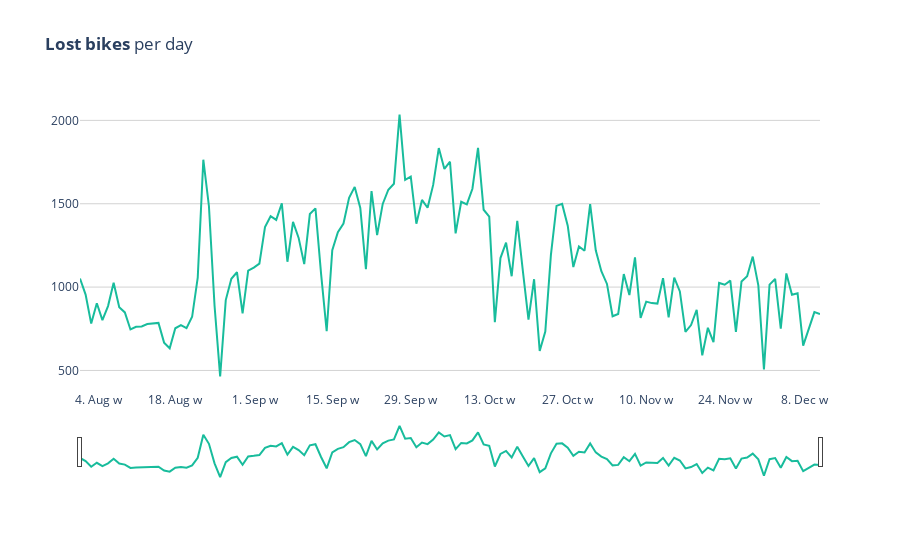

The notebook cell saved with this chart:
### Code cell
fig = go.Figure(go.Scatter(
    x = itinerarios_bases_filtrado.groupby(itinerarios_bases_filtrado["unplug_hourTime"].dt.date).size().reset_index(name='Count')['unplug_hourTime'],
    y = itinerarios_bases_filtrado.groupby(itinerarios_bases_filtrado["unplug_hourTime"].dt.date).size().reset_index(name='Count')["Count"], 
    marker_color = "#18bc9c"
))

fig.update_xaxes(
    rangeslider_visible=True,
    tickformatstops = [
        dict(dtickrange=[None, 1000], value="%H:%M:%S.%L ms"),
        dict(dtickrange=[1000, 60000], value="%H:%M:%S s"),
        dict(dtickrange=[60000, 3600000], value="%H:%M m"),
        dict(dtickrange=[3600000, 86400000], value="%H:%M h"),
        dict(dtickrange=[86400000, 604800000], value="%e. %b d"),
        dict(dtickrange=[604800000, "M1"], value="%e. %b w"),
        dict(dtickrange=["M1", "M12"], value="%b '%y M"),
        dict(dtickrange=["M12", None], value="%Y Y")
    ]
)

fig.update_layout(title_text="<b>Lost bikes</b> per day",  plot_bgcolor='rgba(0,0,0,0)')
fig.update_yaxes(gridcolor="lightgrey")

fig.show()

### Figure 1 — Plotly figure (JSON) as saved in the notebook; plotly's stock layout.template omitted (floating-point values rounded to 4 significant figures; data arrays with more than 128 entries replaced by an {"elided": "..."} marker saying what was removed)
{"data": [{"marker": {"color": "#18bc9c"}, "type": "scatter", "x": {"elided": "133 str values"}, "y": {"elided": "133 int values"}}], "layout": {"plot_bgcolor": "rgba(0,0,0,0)", "title": {"text": "<b>Lost bikes</b> per day"}, "xaxis": {"rangeslider": {"visible": true}, "tickformatstops": [{"dtickrange": [null, 1000], "value": "%H:%M:%S.%L ms"}, {"dtickrange": [1000, 60000], "value": "%H:%M:%S s"}, {"dtickrange": [60000, 3600000], "value": "%H:%M m"}, {"dtickrange": [3600000, 86400000], "value": "%H:%M h"}, {"dtickrange": [86400000, 604800000], "value": "%e. %b d"}, {"dtickrange": [604800000, "M1"], "value": "%e. %b w"}, {"dtickrange": ["M1", "M12"], "value": "%b '%y M"}, {"dtickrange": ["M12", null], "value": "%Y Y"}]}, "yaxis": {"gridcolor": "lightgrey"}}}
